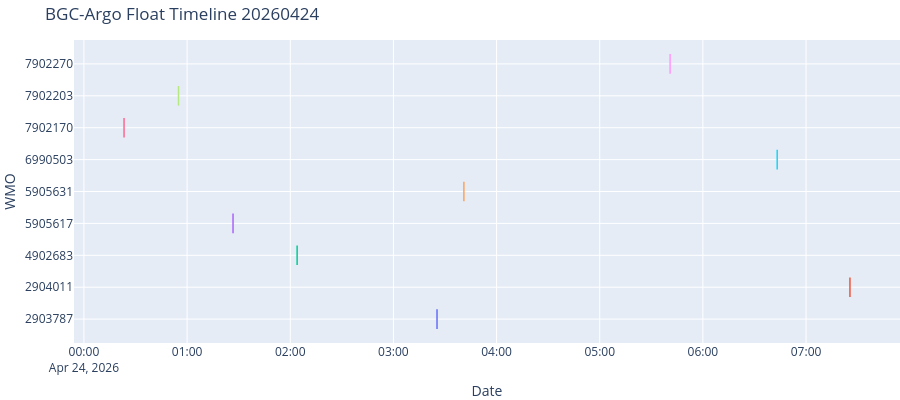

Write notebook code for a chart like this one.
### Code cell
show_map_timeline(df,today)

### Figure 1 — Plotly figure (JSON) as saved in the notebook; plotly's stock layout.template omitted (floating-point values rounded to 4 significant figures)
{"data": [{"hovertemplate": "<b>Date:</b> %{x|%Y-%m-%d %H:%M}<extra></extra>", "marker": {"color": "#636EFA", "line": {"color": "#636EFA", "width": 1.5}, "size": 14, "symbol": "line-ns"}, "mode": "markers", "name": "2903787", "type": "scatter", "x": ["2026-04-24T03:25:22.000000000"], "y": ["2903787"]}, {"hovertemplate": "<b>Date:</b> %{x|%Y-%m-%d %H:%M}<extra></extra>", "marker": {"color": "#EF553B", "line": {"color": "#EF553B", "width": 1.5}, "size": 14, "symbol": "line-ns"}, "mode": "markers", "name": "2904011", "type": "scatter", "x": ["2026-04-24T07:25:32.000000000"], "y": ["2904011"]}, {"hovertemplate": "<b>Date:</b> %{x|%Y-%m-%d %H:%M}<extra></extra>", "marker": {"color": "#00CC96", "line": {"color": "#00CC96", "width": 1.5}, "size": 14, "symbol": "line-ns"}, "mode": "markers", "name": "4902683", "type": "scatter", "x": ["2026-04-24T02:04:00.000000000"], "y": ["4902683"]}, {"hovertemplate": "<b>Date:</b> %{x|%Y-%m-%d %H:%M}<extra></extra>", "marker": {"color": "#AB63FA", "line": {"color": "#AB63FA", "width": 1.5}, "size": 14, "symbol": "line-ns"}, "mode": "markers", "name": "5905617", "type": "scatter", "x": ["2026-04-24T01:26:43.000000000"], "y": ["5905617"]}, {"hovertemplate": "<b>Date:</b> %{x|%Y-%m-%d %H:%M}<extra></extra>", "marker": {"color": "#FFA15A", "line": {"color": "#FFA15A", "width": 1.5}, "size": 14, "symbol": "line-ns"}, "mode": "markers", "name": "5905631", "type": "scatter", "x": ["2026-04-24T03:40:59.000000000"], "y": ["5905631"]}, {"hovertemplate": "<b>Date:</b> %{x|%Y-%m-%d %H:%M}<extra></extra>", "marker": {"color": "#19D3F3", "line": {"color": "#19D3F3", "width": 1.5}, "size": 14, "symbol": "line-ns"}, "mode": "markers", "name": "6990503", "type": "scatter", "x": ["2026-04-24T06:43:13.000000000"], "y": ["6990503"]}, {"hovertemplate": "<b>Date:</b> %{x|%Y-%m-%d %H:%M}<extra></extra>", "marker": {"color": "#FF6692", "line": {"color": "#FF6692", "width": 1.5}, "size": 14, "symbol": "line-ns"}, "mode": "markers", "name": "7902170", "type": "scatter", "x": ["2026-04-24T00:23:20.000000000"], "y": ["7902170"]}, {"hovertemplate": "<b>Date:</b> %{x|%Y-%m-%d %H:%M}<extra></extra>", "marker": {"color": "#B6E880", "line": {"color": "#B6E880", "width": 1.5}, "size": 14, "symbol": "line-ns"}, "mode": "markers", "name": "7902203", "type": "scatter", "x": ["2026-04-24T00:55:00.000000000"], "y": ["7902203"]}, {"hovertemplate": "<b>Date:</b> %{x|%Y-%m-%d %H:%M}<extra></extra>", "marker": {"color": "#FF97FF", "line": {"color": "#FF97FF", "width": 1.5}, "size": 14, "symbol": "line-ns"}, "mode": "markers", "name": "7902270", "type": "scatter", "x": ["2026-04-24T05:40:56.000000000"], "y": ["7902270"]}], "layout": {"height": 400, "margin": {"b": 0, "l": 0, "r": 0, "t": 40}, "showlegend": false, "title": {"text": "BGC-Argo Float Timeline 20260424"}, "xaxis": {"title": {"text": "Date"}}, "yaxis": {"title": {"text": "WMO"}}}}
